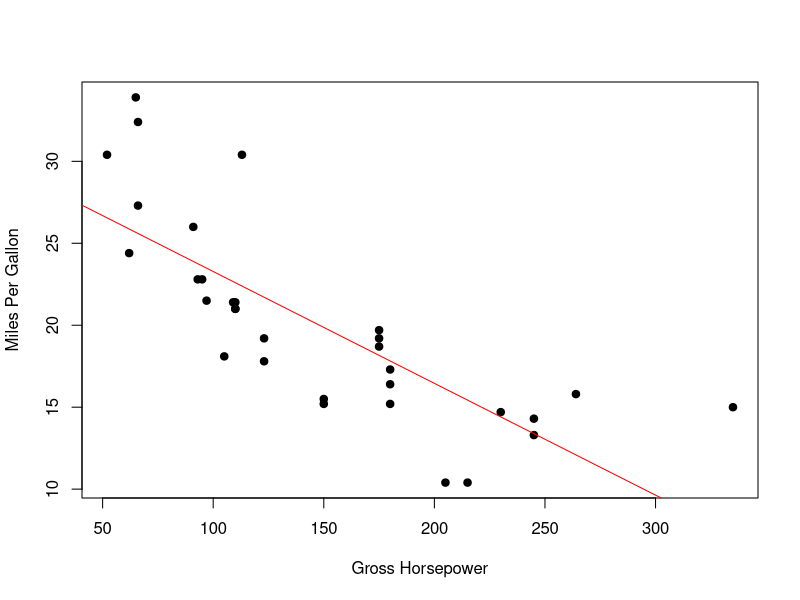

Write R code to recreate this figure.
## ---- chunk 1
data("mtcars")
summary(mtcars[,1:4])
plot(mtcars$hp, mtcars$mpg, xlab = "Gross Horsepower", ylab = "Miles Per Gallon", pch = 19)
abline(lm(mpg ~ hp, data = mtcars), col = "red")
